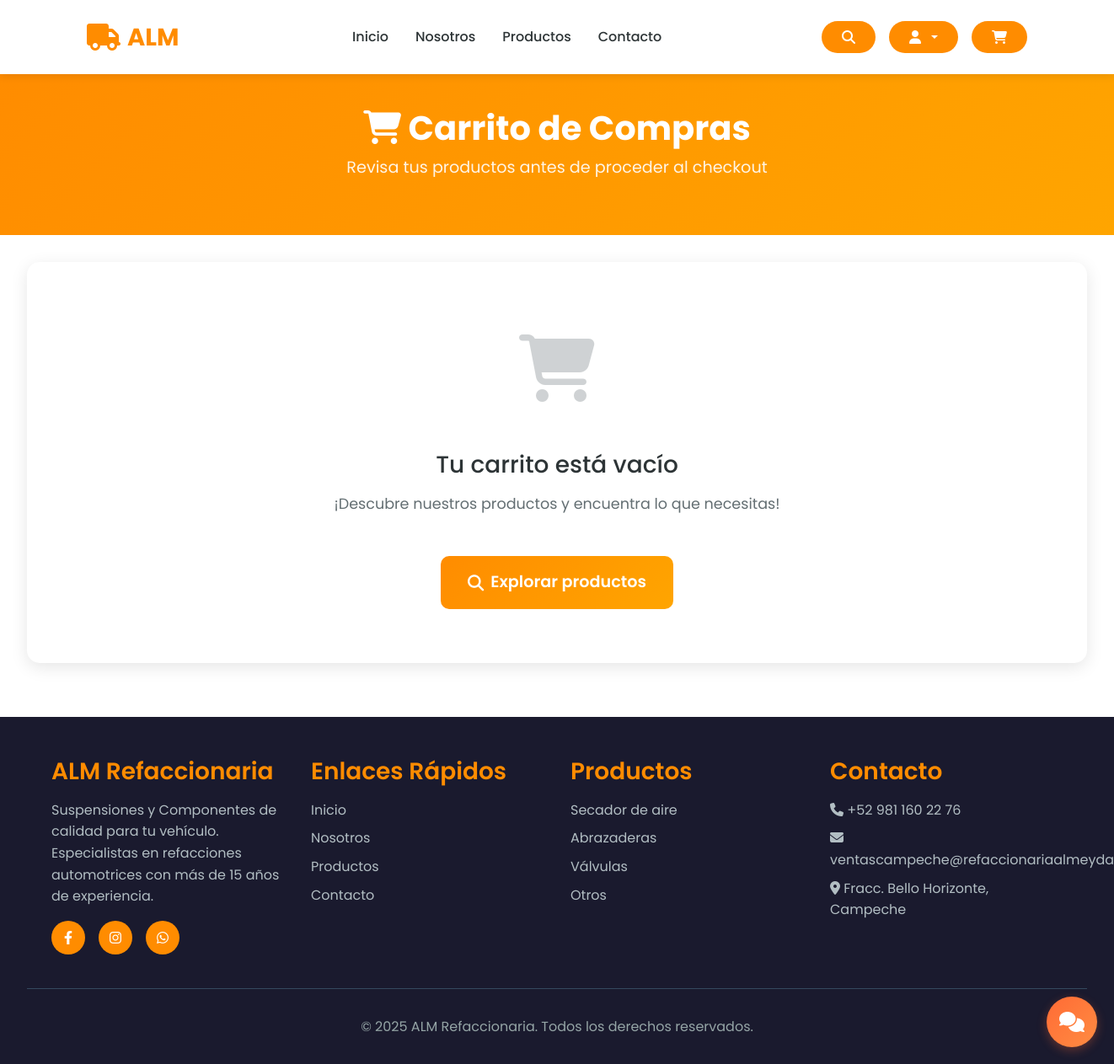
The app's page /cart/ (signed in), older data.
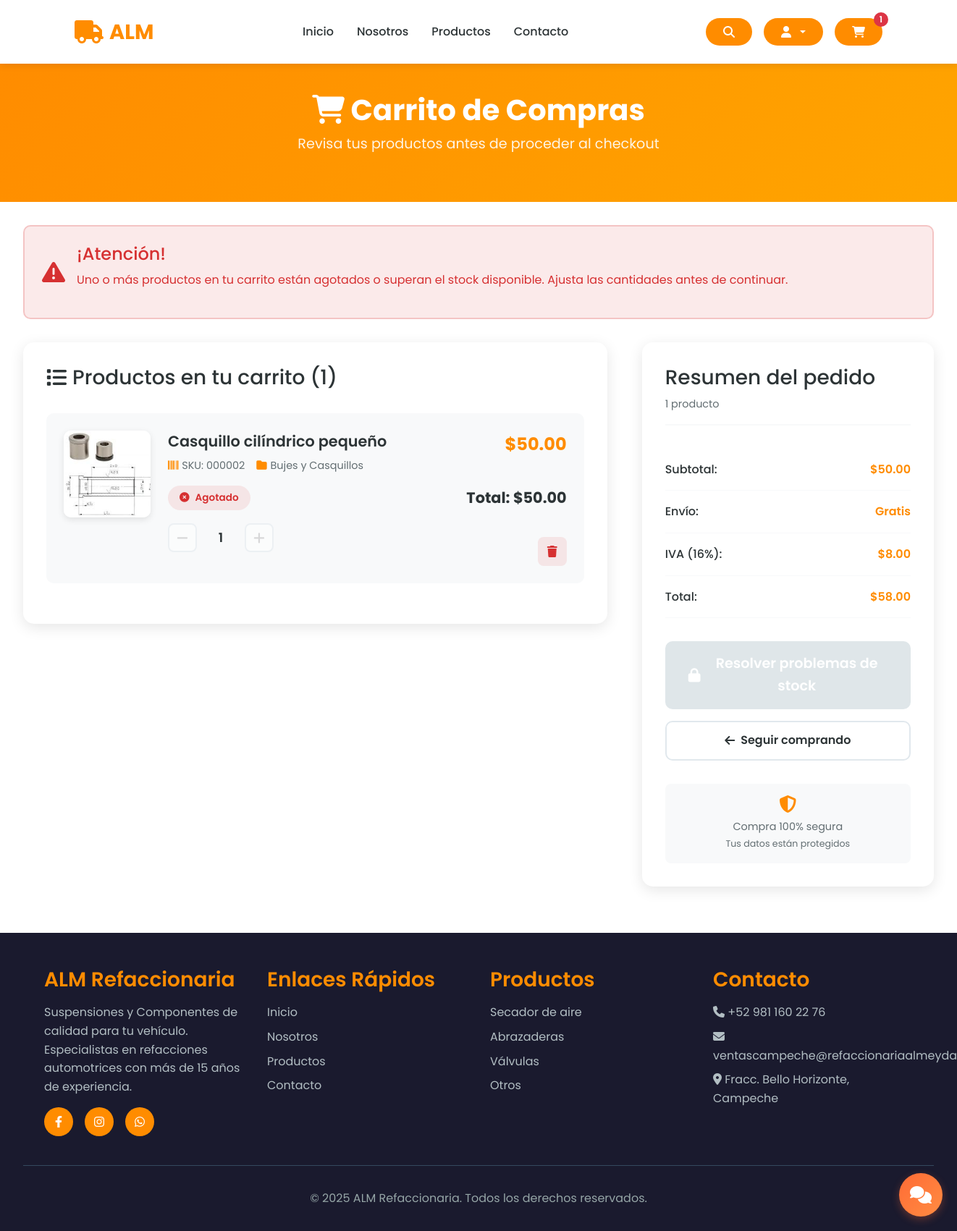
The same page, newer data.
### store/models.py (models this page shows, shortened)
class Order(models.Model):
    STATUS_CHOICES = [
        ('Pendiente', 'Pendiente'),
        ('Procesando', 'Procesando'),
        ('Enviado', 'Enviado'),
        ('Entregado', 'Entregado'),
        ('Cancelado', 'Cancelado'),
    ]
    customer = models.ForeignKey(Customer, on_delete=models.SET_NULL, null=True, blank=True)
    date_ordered = models.DateTimeField(auto_now_add=True)
    complete = models.BooleanField(default=False)
    transaction_id = models.CharField(max_length=200, null=True)
    status = models.CharField(max_length=20, choices=STATUS_CHOICES, default='Pendiente')
    estimated_delivery = models.DateField(null=True, blank=True)
    custom_message = models.TextField(null=True, blank=True)
    @property
    def get_cart_items(self):
        return sum(item.quantity for item in self.orderitem_set.all())
    @property
    def get_cart_total(self):
        return sum(item.get_total for item in self.orderitem_set.all())
    @property
    def get_cart_iva(self):
        return self.get_cart_total * 0.16
    @property
    def get_cart_total_with_iva(self):
        return self.get_cart_total * 1.16

class OrderItem(models.Model):
    product = models.ForeignKey(Product, on_delete=models.SET_NULL, null=True)
    order = models.ForeignKey(Order, on_delete=models.SET_NULL, null=True)
    quantity = models.IntegerField(default=0)
    date_added = models.DateTimeField(auto_now_add=True)
    @property
    def get_total(self):
        if not self.product:  # Si no hay producto
            return 0
        if self.product.offer and self.product.offer_price is not None:
            return self.product.offer_price * self.quantity
        return self.product.price * self.quantity

class Product(models.Model):
    CATEGORY_CHOICES = [
        ('Sujeción y Soporte', 'Sujeción y Soporte'),
        ('Motor y Transmisión', 'Motor y Transmisión'),
        ('Sistema hidraulico y Neumatico', 'Sistema hidraulico y Neumatico'),
        ('Bujes y Casquillos', 'Bujes y Casquillos'),
        ('Sistema de Frenos', 'Sistema de Frenos'),
        ('Accesorios y Misceláneos', 'Accesorios y Misceláneos'),
    ]
    MATERIAL_CHOICES = [
        ('Acero', 'Acero'),
        ('Hierro fundido', 'Hierro fundido'),
        ('Bronce / Latón', 'Bronce / Latón'),
        ('Aluminio', 'Aluminio'),
        ('Goma / Poliuretano', 'Goma / Poliuretano'),
        ('Otro', 'Otro'),
    ]
    PROVEEDOR_CHOICES = [
        ('Productos Almeyda', 'Productos Almeyda'),
    ]
    proveedor = models.CharField(max_length=100, choices=PROVEEDOR_CHOICES)
    seller = models.ForeignKey(User, on_delete=models.CASCADE)
    name = models.CharField(max_length=200)
    description = models.TextField(max_length=1000, null=True, blank=True)
    price = models.FloatField()
    offer_price = models.FloatField(null=True, blank=True)
    offer = models.BooleanField(default=False)
    quantity = models.IntegerField()
    category = models.CharField(max_length=50, choices=CATEGORY_CHOICES)
    height_cm = models.FloatField()
    width_cm = models.FloatField()
    material = models.CharField(max_length=50, choices=MATERIAL_CHOICES)
    likes = models.ManyToManyField(User, related_name='liked_products', blank=True)
    date_of_delivery = models.DateField(null=True, blank=True)
    image = models.ImageField(null=True, blank=False)
    imageuno = models.ImageField(null=True, blank=False)
    imagedos = models.ImageField(null=True, blank=False)
    imagetres = models.ImageField(null=True, blank=False)
    @property
    def imageURL(self):
        try:
            url = self.image.url
        except:
            url = ''
        return url

### store/views.py (the view)
# urls.py: path('cart/', views.cart, name="cart"),
def cart(request):
    data = cartData(request)
    cartItems = data['cartItems']
    order = data['order']
    items = data['items']
    has_out_of_stock = False
    insufficient_stock_items = []
    for item in items:
        if item.product.quantity == 0 or item.quantity > item.product.quantity:
            has_out_of_stock = True
            insufficient_stock_items.append({
                'product': item.product,
                'available': item.product.quantity,
                'requested': item.quantity,
            })
    notifications = []
    if request.user.is_authenticated:
        notifications = Notification.objects.filter(user=request.user, is_read=False)
    context = {
        'items': items,
        'order': order,
        'cartItems': cartItems,
        'has_out_of_stock': has_out_of_stock,
        'insufficient_stock_items': insufficient_stock_items,
        'notifications': notifications
    }
    return render(request, 'store/cart.html', context)

### store/templates/store/cart.html (shortened to what this page needs)
{% extends 'store/base.html' %}
{% load static %}
{% block content %}
<div class="cart-header">
    <h1>
        <i class="fas fa-shopping-cart"></i>
        Carrito de Compras
    </h1>
    <p>Revisa tus productos antes de proceder al checkout</p>
</div>
<div class="cart-container">
    {% if has_out_of_stock %}
    <div class="out-of-stock-alert">
        <i class="fas fa-exclamation-triangle"></i>
        <div>
            <h4>¡Atención!</h4>
            <p>Uno o más productos en tu carrito están agotados o superan el stock disponible. Ajusta las cantidades antes de continuar.</p>
        </div>
    </div>
    {% endif %}
    {% if items %}
    <div class="cart-layout">
        <div class="cart-items">
            <h3>
                <i class="fas fa-list"></i>
                Productos en tu carrito ({{ order.get_cart_items }})
            </h3>
            {% for item in items %}
            <div class="cart-item">
                <div class="item-image">
                    {% if item.product.imageURL %}
                    <img src="{{ item.product.imageURL }}" alt="{{ item.product.name }}">
                    {% else %}
                    <div class="item-image-placeholder">
                        <i class="fas fa-cog"></i>
                    </div>
                    {% endif %}
                </div>
                <div class="item-details">
                    <div class="item-name">
                        <a href="{% url 'product_detail' item.product.id %}">{{ item.product.name }}</a>
                    </div>
                    <div class="item-info">
                        <div class="info-tag">
                            <i class="fas fa-barcode"></i>
                            <span>SKU: {{ item.product.id|stringformat:"06d" }}</span>
                        </div>
                        {% if item.product.category %}
                        <div class="info-tag">
                            <i class="fas fa-folder"></i>
                            <span>{{ item.product.category }}</span>
                        </div>
                        {% endif %}
                    </div>
                    <div class="item-status">
                        {% if item.product.quantity == 0 %}
                        <span class="status-badge out-of-stock">
                            <i class="fas fa-times-circle"></i>
                            Agotado
                        </span>
                        {% elif item.quantity > item.product.quantity %}
                        <span class="status-badge warning">
                            <i class="fas fa-exclamation-triangle"></i>
                            Solo quedan {{ item.product.quantity }}
                        </span>
                        {% else %}
                        <span class="status-badge available">
                            <i class="fas fa-check-circle"></i>
                            Disponible
                        </span>
                        {% endif %}
                    </div>
                    <div class="quantity-controls">
                        <button type="button"
                                class="quantity-btn update-cart"
                                data-product="{{ item.product.id }}"
                                data-action="remove"
                                {% if item.quantity <= 1 %}disabled{% endif %}
                                title="Reducir cantidad">
                            <i class="fas fa-minus"></i>
                        </button>
                        <div class="quantity-display">{{ item.quantity }}</div>
                        <button type="button"
                                class="quantity-btn update-cart"
                                data-product="{{ item.product.id }}"
                                data-action="add"
                                {% if item.quantity >= item.product.quantity or item.product.quantity == 0 %}disabled{% endif %}
                                title="Aumentar cantidad">
                            <i class="fas fa-plus"></i>
                        </button>
                    </div>
                </div>
                <div class="item-actions">
                    <div class="item-price">
                        {% if item.product.offer %}
                        <span class="original-price">${{ item.product.price|floatformat:2 }}</span>
                        <span class="current-price">${{ item.product.offer_price|floatformat:2 }}</span>
                        {% else %}
                        <span class="current-price">${{ item.product.price|floatformat:2 }}</span>
                        {% endif %}
                    </div>
                    <div class="item-total">
                        Total: ${{ item.get_total|floatformat:2 }}
                    </div>
                    <button type="button"
                            class="remove-item update-cart"
                            data-product="{{ item.product.id }}"
                            data-action="delete"
                            title="Eliminar producto">
                        <i class="fas fa-trash"></i>
                    </button>
                </div>
            </div>
            {% endfor %}
        </div>
        <div class="cart-summary">
            <div class="summary-header">
                <h3>Resumen del pedido</h3>
                <div class="summary-subtitle">{{ order.get_cart_items }} producto{{ order.get_cart_items|pluralize }}</div>
            </div>
            <div class="summary-item">
                <span class="summary-label">Subtotal:</span>
                <span class="summary-value">${{ order.get_cart_total|floatformat:2 }}</span>
            </div>
            <div class="summary-item">
                <span class="summary-label">Envío:</span>
                <span class="summary-value">Gratis</span>
            </div>
            <div class="summary-item">
                <span class="summary-label">IVA (16%):</span>
                <span class="summary-value">${{ order.get_cart_iva|floatformat:2 }}</span>
            </div>
            <div class="summary-item">
                <span class="summary-label">Total:</span>
                <span class="summary-value">${{ order.get_cart_total_with_iva|floatformat:2 }}</span>
            </div>
            <div class="checkout-actions">
                {% if has_out_of_stock %}
                <button class="btn-checkout" disabled>
                    <i class="fas fa-lock"></i>
                    Resolver problemas de stock
                </button>
                {% else %}
                <a href="{% url 'checkout' %}" class="btn-checkout">
                    <i class="fas fa-credit-card"></i>
                    Proceder al checkout
                </a>
                {% endif %}
                <a href="{% url 'store' %}" class="btn-continue-shopping">
                    <i class="fas fa-arrow-left"></i>
                    Seguir comprando
                </a>
            </div>
            <div style="margin-top: 2rem; padding: 1rem; background: var(--light-bg); border-radius: 8px; text-align: center;">
                <i class="fas fa-shield-alt" style="color: var(--primary-color); font-size: 1.5rem; margin-bottom: 0.5rem;"></i>
                <div style="font-size: 0.9rem; color: var(--text-light);">
                    Compra 100% segura<br>
                    <small>Tus datos están protegidos</small>
                </div>
            </div>
        </div>
    </div>
    {% else %}
    <div class="empty-cart">
        <div class="empty-cart-icon">
            <i class="fas fa-shopping-cart"></i>
        </div>
        <h3>Tu carrito está vacío</h3>
        <p>¡Descubre nuestros productos y encuentra lo que necesitas!</p>
        <a href="{% url 'store' %}" class="btn-checkout" style="display: inline-flex; margin-top: 1rem;">
            <i class="fas fa-search"></i>
            Explorar productos
        </a>
    </div>
    {% endif %}
</div>
{% endblock %}

Row changes from the older to the newer data that the page shows:
now on this page (row edited): Order: get_cart_items "1", get_cart_total "50.00", get_cart_iva "8.00", get_cart_total_with_iva "58.00"
added OrderItem: product.imageURL (picture), product.name "Casquillo cilíndrico pequeño", product.id "000002", product.category "Bujes y Casquillos", shows "Agotado", quantity "1", product.price "50.00", get_total "50.00"
Text that changed along with them:
{{ cartItems }}: (not shown) → "1"
text no longer shown: "Tu carrito está vacío ¡Descubre nuestros productos y encuentra lo que necesitas! Explorar productos"
text now shown: "¡Atención! Uno o más productos en tu carrito están agotados o superan el stock disponible. Ajusta las cantidades antes de continuar. Productos en tu carrito ( ) Resumen del pedido producto Subtotal: $ Envío: Gratis IVA (16%): $ Total: $ Resolver problemas de stock Seguir comprando Compra 100% segura Tus datos están protegidos"
